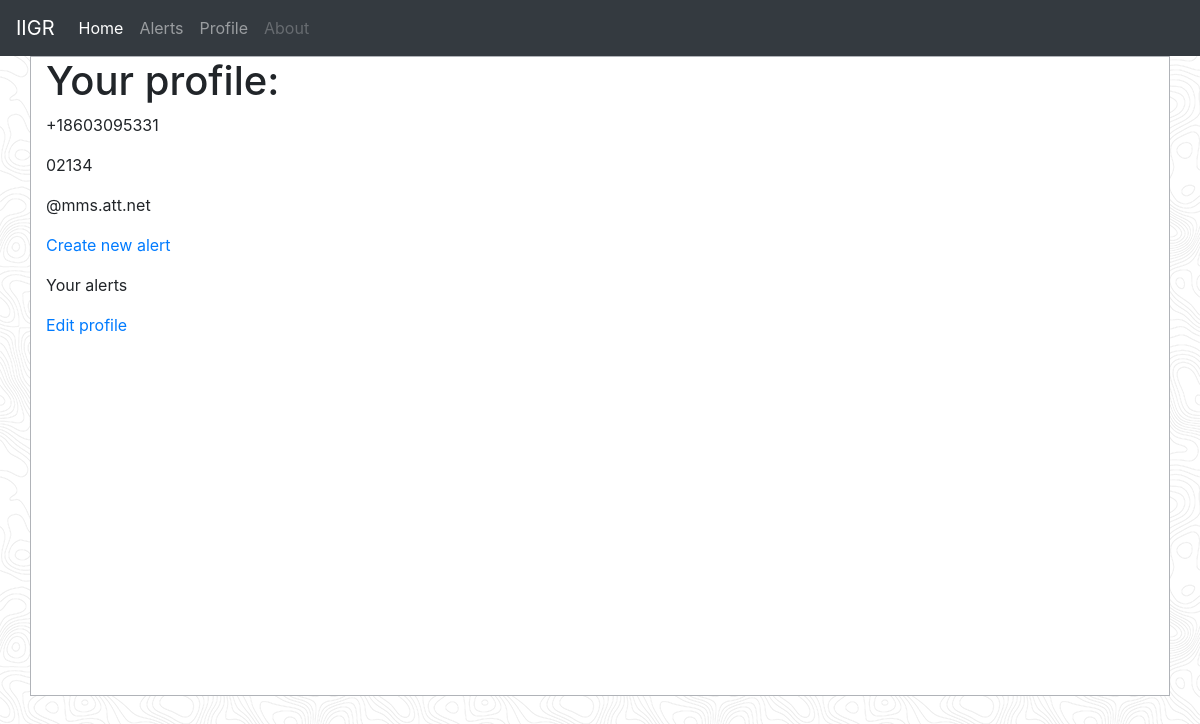
/users/profile/ (signed in), run on the app's committed database.
### users/models.py (models this page shows, shortened)
class CustomUser(AbstractUser):
    pass

class Profile(models.Model):
    user = models.OneToOneField(settings.AUTH_USER_MODEL, on_delete=models.CASCADE, unique=True)
    phone_number = PhoneNumberField(null=True, blank=False)
    zip_code = models.CharField(max_length=5, null=True)
    ATT = '@mms.att.net'
    TMOBILE = '@tmomail.net'
    VERIZON = '@vtext.com'
    SPRINT = '@page.nextel.com'
    CELL_PHONE_CARRIER_CHOICES = [
        (ATT, 'AT&T'),
        (TMOBILE, 'T-Mobile'),
        (VERIZON, 'Verizon'),
        (SPRINT, 'Sprint'),
    ]
    cell_phone_provider = models.CharField(max_length=15, choices=CELL_PHONE_CARRIER_CHOICES, default=ATT)

### users/views.py (the view)
# urls.py: path('profile/', views.view_profile, name='profile'),
@login_required
def view_profile(request, pk=None):
    if pk:
        user = CustomUser.objects.get(pk=pk)
    else:
        user = request.user
    args = {'user': user}
    return render(request, 'users/profile.html', args)

### templates/users/profile.html
{% extends 'base.html' %}
{% block body %}
<div class="container">
    {% if user.is_authenticated %}
        <h1>Your profile:</h1>
        <p>{{ user.profile.phone_number }}</p>
        <p>{{ user.profile.zip_code }}</p>
        <p>{{ user.profile.cell_phone_provider}}</p>
        <p><a href="{% url 'alert-create' %}">Create new alert</a></p>
        <p><a href="{% url 'alerts' %}"></a> Your alerts</p>
        <p><a href="{% url 'edit_profile' %}">Edit profile</a></p>
    {% else %}
        <p>please log in to view profile data.</p>
    {% endif %}
</div>
{% endblock body %}

### static/css/base.css (style rules this page uses)
.container { background-color:white; height:80%; border:1px solid #b0b3b8; }

### data on the page
CustomUser: profile.phone_number "+18603095331", profile.zip_code "02134", profile.cell_phone_provider "@mms.att.net"
